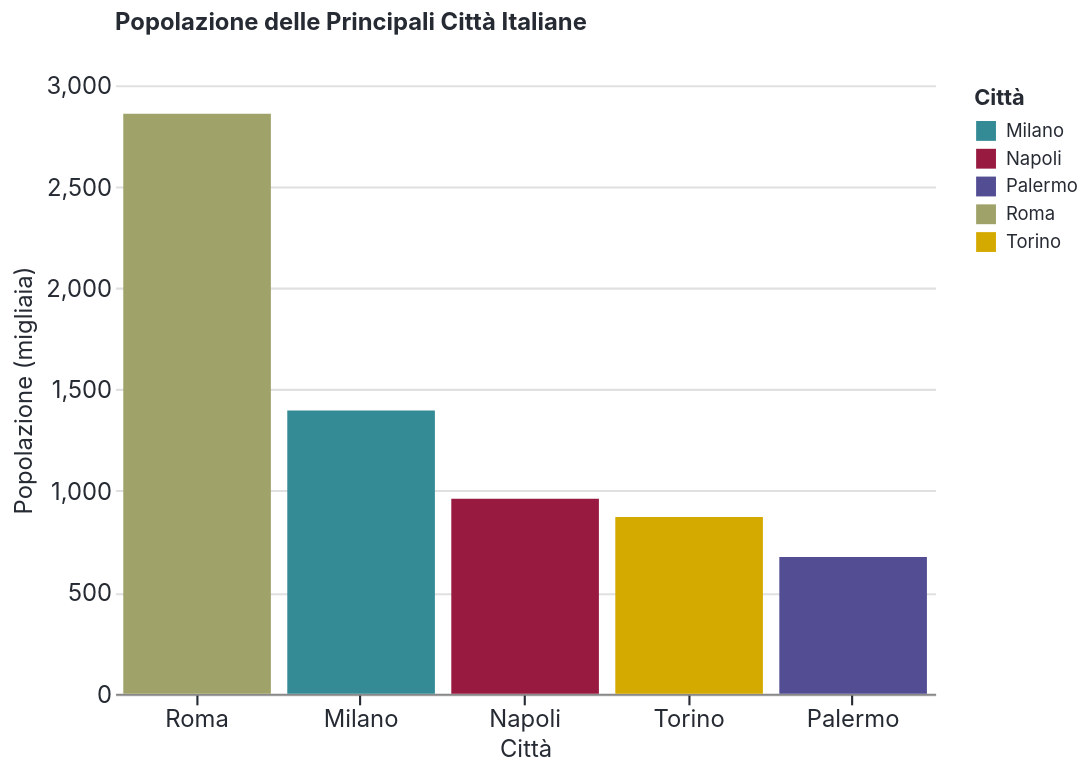

The cell this chart's notebook holds for it:
### Markdown cell above
## 5. Bar Chart Altair

### Code cell
# Dati per bar chart
# Abilita il tema (semplice!)
mbs.enable_altair_theme()

cities = pd.DataFrame({
    'Città': ['Milano', 'Roma', 'Napoli', 'Torino', 'Palermo'],
    'Popolazione': [1396, 2860, 962, 871, 674]
})

bar_chart = alt.Chart(cities).mark_bar().encode(
    x=alt.X('Città:N', sort='-y', title='Città'),
    y=alt.Y('Popolazione:Q', title='Popolazione (migliaia)'),
    color=alt.Color('Città:N'),
    tooltip=['Città', 'Popolazione']
).properties(
    title='Popolazione delle Principali Città Italiane',
)

bar_chart

### Figure 1 — Vega-Lite specification as saved in the notebook (floating-point values rounded to 4 significant figures)
{"config": {"background": "#ffffff", "font": "Inter, sans-serif", "mark": {"color": "#348b96"}, "title": {"color": "#262A33", "anchor": "start", "dy": -15, "fontSize": 12.0, "font": "Inter, sans-serif", "fontWeight": "700", "frame": "group"}, "axis": {"labelColor": "#262A33", "labelFontSize": 12.0, "labelFont": "Inter, sans-serif", "labelFontWeight": "400", "titleColor": "#262A33", "titleFontSize": 12.0, "titleFont": "Inter, sans-serif", "titleFontWeight": "400", "grid": true, "gridColor": "#e0e0e0", "labelAngle": 0, "domainWidth": 1.067, "labelPadding": 2, "tickWidth": 1.067}, "axisX": {"grid": false, "ticks": true, "tickSize": 5.333, "tickWidth": 1.067, "tickColor": "#262A33", "domainWidth": 1.067}, "axisY": {"grid": true, "gridWidth": 1.067, "gridColor": "#e0e0e0", "ticks": false, "tickSize": 0, "domain": false}, "legend": {"labelFontSize": 9.333, "padding": 1, "symbolType": "square", "labelFont": "Inter, sans-serif", "titleFont": "Inter, sans-serif"}, "style": {"guide-label": {"font": "Inter, sans-serif", "fill": "#262A33"}, "guide-title": {"font": "Inter, sans-serif", "fill": "#262A33"}}, "range": {"category": ["#348b96", "#981a40", "#534e93", "#a0a369", "#d5aa00", "#7b7284", "#d67335"], "diverging": ["#348b96", "#5ea09c", "#8bb4a6", "#b5c7b5", "#dcdbcb", "#fff1e6", "#ebc7bc", "#d89d97", "#c47375", "#af4958", "#981a40"], "ordinal": ["#a4f8ff", "#8ee2ed", "#77cbd7", "#61b5c0", "#4ba0ab", "#348b96", "#187681", "#00626d", "#004f59", "#003c46", "#002a34"], "ramp": ["#a4f8ff", "#8ee2ed", "#77cbd7", "#61b5c0", "#4ba0ab", "#348b96", "#187681", "#00626d", "#004f59", "#003c46", "#002a34"], "heatmap": ["#a4f8ff", "#8ee2ed", "#77cbd7", "#61b5c0", "#4ba0ab", "#348b96", "#187681", "#00626d", "#004f59", "#003c46", "#002a34"], "teal": ["#a4f8ff", "#8ee2ed", "#77cbd7", "#61b5c0", "#4ba0ab", "#348b96", "#187681", "#00626d", "#004f59", "#003c46", "#002a34"], "burgundy": ["#e5647e", "#d55671", "#c54864", "#b63a58", "#a72b4b", "#981a40", "#880134", "#790029", "#6b001e", "#5c0013", "#4d0009"], "neutral": ["#ffffff", "#f5f5f5", "#e0e0e0", "#ccc2d6", "#b7adc1", "#a299ac", "#8e8597", "#7b7284", "#5b566b", "#4f4b5f", "#443f53"], "purple": ["#9694df", "#8885cf", "#7a77c0", "#6d69b1", "#5f5ba1", "#534e93", "#464084", "#3a3375", "#2f2667", "#241959", "#1a0a4b"], "olive": ["#e5ecC5", "#d6ddb1", "#c8ce9d", "#bcc08a", "#aeb177", "#a0a369", "#939761", "#858852", "#777a43", "#6a6c34", "#5d5f26"], "gold": ["#fff865", "#ffe952", "#ffd93f", "#f9ca2d", "#e8ba1a", "#d5aa00", "#b29700", "#a08700", "#8e7800", "#7c6900", "#6b5a00"], "rust": ["#ffc78a", "#ffb579", "#ffa468", "#fa9357", "#e88346", "#d67335", "#c46221", "#b25205", "#a04200", "#8f3200", "#7e2100"]}, "point": {"filled": true, "size": 48.07}, "line": {"strokeWidth": 2.0, "strokeCap": "round", "strokeJoin": "round"}, "view": {"stroke": "transparent", "continuousWidth": 413.3, "continuousHeight": 306.7, "discreteWidth": 413.3, "discreteHeight": 306.7}}, "data": {"name": "data-d52ee3e087e8cac5d26e4e12e4428192"}, "mark": {"type": "bar"}, "encoding": {"color": {"field": "Città", "type": "nominal"}, "tooltip": [{"field": "Città", "type": "nominal"}, {"field": "Popolazione", "type": "quantitative"}], "x": {"field": "Città", "sort": "-y", "title": "Città", "type": "nominal"}, "y": {"field": "Popolazione", "title": "Popolazione (migliaia)", "type": "quantitative"}}, "title": "Popolazione delle Principali Città Italiane", "$schema": "https://vega.github.io/schema/vega-lite/v5.20.1.json", "datasets": {"data-d52ee3e087e8cac5d26e4e12e4428192": [{"Città": "Milano", "Popolazione": 1396}, {"Città": "Roma", "Popolazione": 2860}, {"Città": "Napoli", "Popolazione": 962}, {"Città": "Torino", "Popolazione": 871}, {"Città": "Palermo", "Popolazione": 674}]}}
